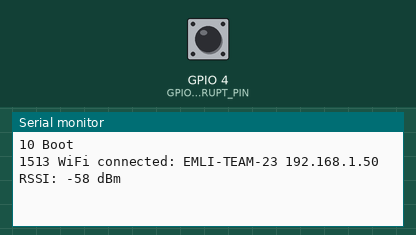
A sketch run on a simulated ESP8266 (NodeMCU). On the bench: the last lines printed to the serial monitor. The inputs (shaded band) are chosen by the test bench; at power-on: GPIO 4 (GPIO_INTERRUPT_PIN) HIGH. WiFi joins after 1.5 s; servers stay silent unless stated; no MQTT or app messages arrive unless stated.

Above: at 2.7 s.
2.8 s: GPIO 4 (GPIO_INTERRUPT_PIN) pulled LOW for 0.15 s
At 3.7 s:
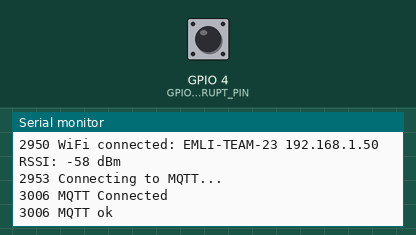
4.4 s: GPIO 4 (GPIO_INTERRUPT_PIN) pulled LOW for 1 s
At 6.6 s:
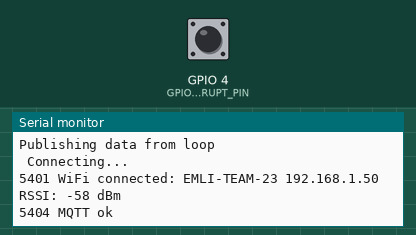
6.9 s: GPIO 4 (GPIO_INTERRUPT_PIN) pulled LOW for 0.15 s
At 8.4 s:
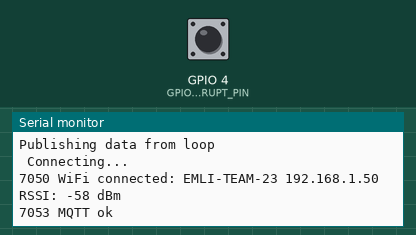
Timing chart, 0 to 9.9 s (numbered marks = the images above; inputs shaded):
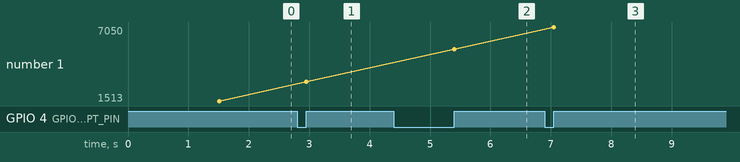

Measured:
- after the input at 2.8 s, the serial monitor: prints a new line after 0.15 s (image 1)
- after the input at 4.4 s, the serial monitor: prints a new line after 1.0 s (image 2)
- after the input at 6.9 s, the serial monitor: prints a new line after 0.15 s (image 3)
- plotted number 1: 1513 → 2950 after the input at 2.8 s, 2950 → 5401 after the input at 4.4 s, 5401 → 7050 after the input at 6.9 s

The sketch:

esp8266_count_mqtt.ino
```cpp
// Embedded Linux (EMLI)
// University of Southern Denmark

// 2022-03-24, Kjeld Jensen, First version

// Configuration
#define WIFI_SSID       "EMLI-TEAM-23"
#define WIFI_PASSWORD    "emliemli"

#define MQTT_SERVER      "192.168.10.1"
#define MQTT_SERVERPORT  1883
#define MQTT_USERNAME    "jaflo18"
#define MQTT_KEY         "avd85hfk"
#define MQTT_TOPIC       "/external"

// wifi
#include <ESP8266WiFiMulti.h>
#include <ESP8266HTTPClient.h>
ESP8266WiFiMulti WiFiMulti;
const uint32_t conn_tout_ms = 5000;

// counter
#define GPIO_INTERRUPT_PIN 4
#define DEBOUNCE_TIME 100
volatile unsigned long count_prev_time;
volatile unsigned long count;

// mqtt
#include "Adafruit_MQTT.h"
#include "Adafruit_MQTT_Client.h"
WiFiClient wifi_client;
Adafruit_MQTT_Client mqtt(&wifi_client, MQTT_SERVER, MQTT_SERVERPORT, MQTT_USERNAME, MQTT_KEY);
Adafruit_MQTT_Publish count_mqtt_publish = Adafruit_MQTT_Publish(&mqtt, MQTT_USERNAME MQTT_TOPIC);

ICACHE_RAM_ATTR void count_isr()
{
  if (count_prev_time + DEBOUNCE_TIME < millis() || count_prev_time > millis())
  {
    count_prev_time = millis();
    count++;
  }
}

void debug(const char *s)
{
  Serial.print (millis());
  Serial.print (" ");
  Serial.println(s);
}

void mqtt_connect()
{
  int8_t ret;

  // Stop if already connected.
  if (! mqtt.connected())
  {
    debug("Connecting to MQTT... ");
    while ((ret = mqtt.connect()) != 0)
    { // connect will return 0 for connected
         Serial.println(mqtt.connectErrorString(ret));
         debug("Retrying MQTT connection in 5 seconds...");
         mqtt.disconnect();
         delay(5000);  // wait 5 seconds
    }
    debug("MQTT Connected");
  }
}

void print_wifi_status()
{
  Serial.print (millis());
  Serial.print(" WiFi connected: ");
  Serial.print(WiFi.SSID());
  Serial.print(" ");
  Serial.print(WiFi.localIP());
  Serial.print(" RSSI: ");
  Serial.print(WiFi.RSSI());
  Serial.println(" dBm");
}

void setup()
{
  // count
  count_prev_time = millis();
  count = 0;
  pinMode(GPIO_INTERRUPT_PIN, INPUT_PULLUP);
  attachInterrupt(digitalPinToInterrupt(GPIO_INTERRUPT_PIN), count_isr, RISING);

  // serial
  Serial.begin(115200);
  delay(10);
  debug("Boot");

  // wifi
  WiFi.persistent(false);
  WiFi.mode(WIFI_STA);
  WiFiMulti.addAP(WIFI_SSID, WIFI_PASSWORD);
  if(WiFiMulti.run(conn_tout_ms) == WL_CONNECTED)
  {
    print_wifi_status();
  }
  else
  {
    debug("Unable to connect");
  }
}

void publish_data()
{
  count = 0;

  Serial.println(" Connecting...");
  if((WiFiMulti.run(conn_tout_ms) == WL_CONNECTED))
  {
    print_wifi_status();

    mqtt_connect();
    if (! count_mqtt_publish.publish("external"))
    {
      debug("MQTT failed");
    }
    else
    {
      debug("MQTT ok");
    }
  }
}

void loop()
{
    if (count > 0)
    {
      Serial.print("Publishing data from loop\n");
      publish_data();
    }
}
```
